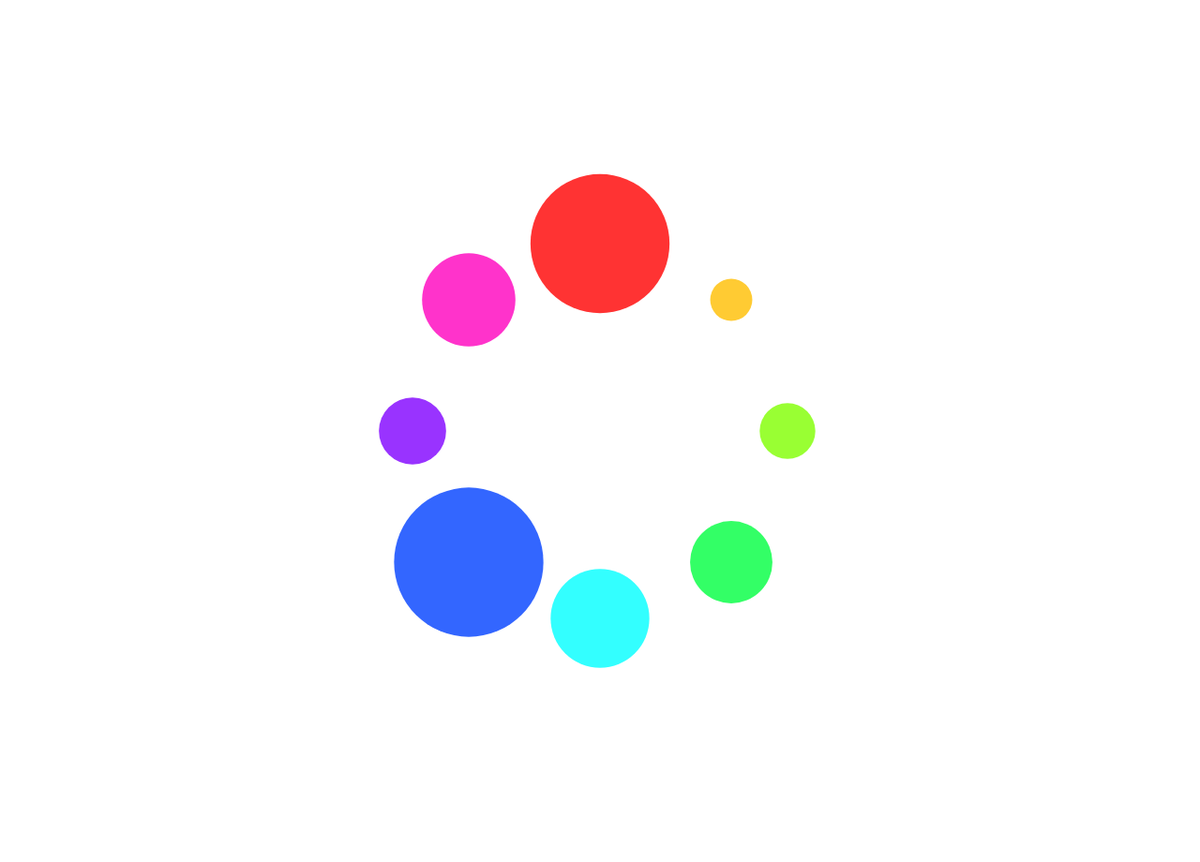
Frame 1 (no input)
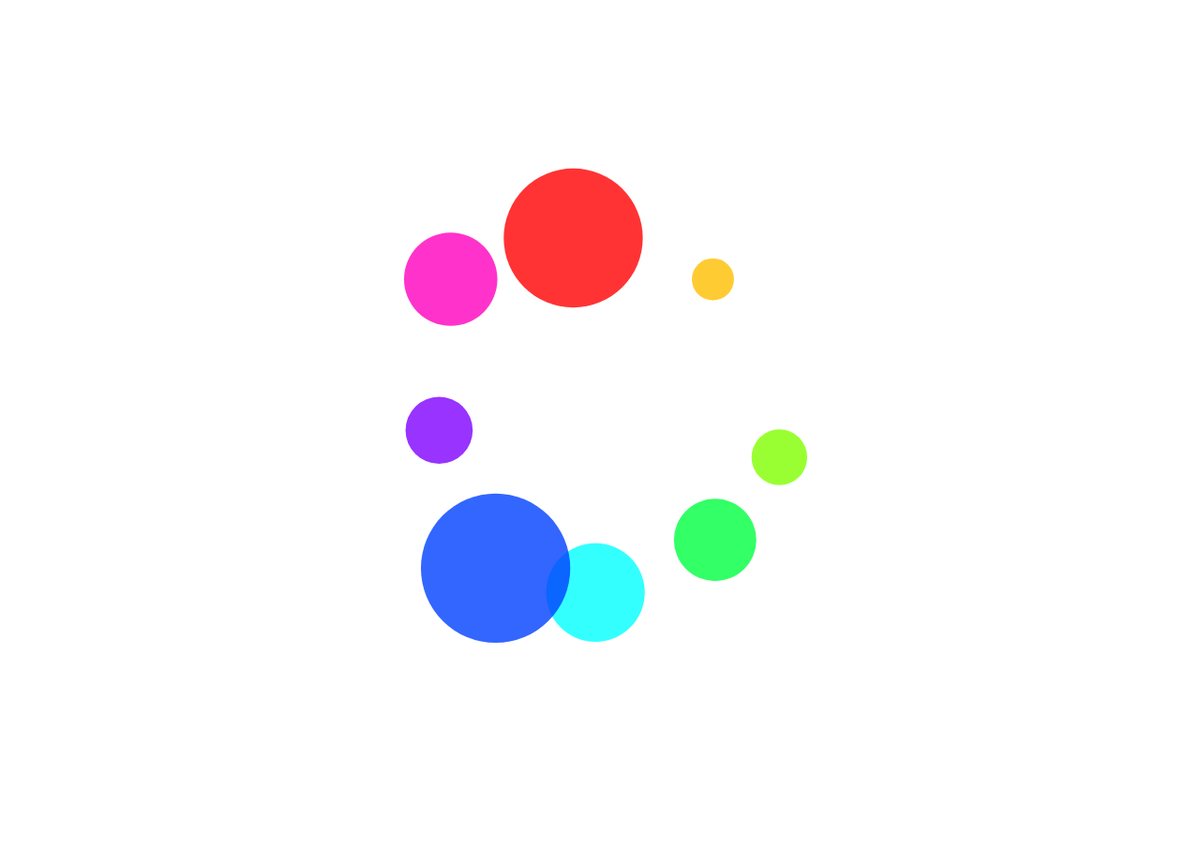
Frame 60 (no input)
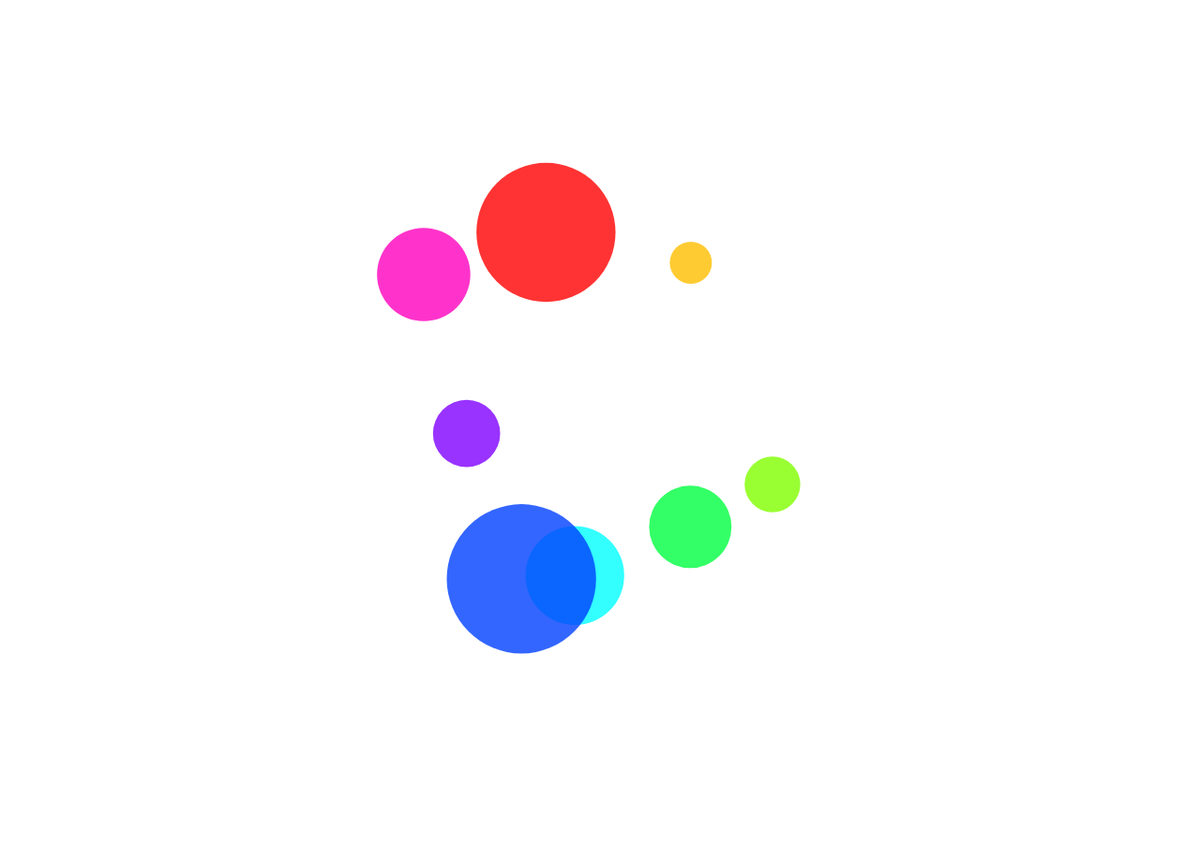
Frame 120 (the mouse pressed at the canvas centre since frame 60)

The p5.js sketch that drew these frames (run headless with seeded random() and noise() and a simulated clock; from frame 60 on, the mouse is pressed at the canvas centre):

// p5.js sketch
// ── sketch.js
var cnv;

var circles = [];
var number = 8;

var animations = [];

var posX = [640, 780, 840, 780, 640, 500, 440, 500];
var posY = [260, 320, 460, 600, 660, 600, 460, 320];

const MAXTIMER = 300;
var timer = 0;

function setup() {
  cnv = createCanvas(1280, 920);
  centerCanvas();

  colorMode(HSB)
  for (let i = 0; i < number; i++){
    circles[i] = new Circle(posX[i], posY[i], color(i*45,100,100,0.8), 100 + getRandom(60), getRandom(180));
  }

  noStroke();
}

function draw() {
  clear();
  
  for (item of circles) {
    item.show();
    item.move();
    item.walls();
  }

  for (let i = 0; i < animations.length; i++) {
    if (animations[i].update()) {
      animations.splice(i, 1);
      i--;
    }
  }

  if (timer > 0) {
    timer -= deltaTime;
  }
}

function centerCanvas() {
  var x = (windowWidth - width) / 2;
  var y = (windowHeight - height) / 2;
  cnv.position(x, y);
}

function windowResized() {
  centerCanvas();
}

class Circle{

  constructor(x, y, col, size = 150, dir = 45) {
    this.x = x;
    this.y = y;
    this.col = col;
    this.size = size;
    this.dir = dir;
  }

  speed = 0.5;
  range = 5;

  show() {
    fill(this.col);
    circle(this.x, this.y, this.size);
    noFill();
  }

  move() {
    this.dir = this.dir + getRandom(this.range);
    if (this.dir > 180)
      this.dir -= 360;
    if (this.dir < -180)
      this.dir += 360;
    this.x += this.speed * Math.cos(this.dir * Math.PI / 180)
    this.y += this.speed * Math.sin(this.dir * Math.PI / 180)
  }

  walls() {
    if (this.x >= (1280 - this.size/3) && this.dir >= -90 && this.dir <= 90) {
      this.dir = flip(this.dir, 0)
    }
    else if (this.x <= this.size/3 && (this.dir > 90 || this.dir < -90)) {
      this.dir = flip(this.dir, 0)
    }

    if (this.y >= (720 - this.size/3) && this.dir > 0) {
      this.dir = flip(this.dir, 1)
    }
    else if (this.y <= this.size/3 && this.dir < 0) {
      this.dir = flip(this.dir, 1)
    }
  }

  click() {
    let d = dist(this.x, this.y, mouseX, mouseY);
    console.log("click")

    if (d < this.size/2) {
      this.grow()
      timer = 300;
    }
  }

  grow() {
    let item = circles[Math.floor(Math.random() * circles.length)]
    if (item.size > 20) {
      animations.push(new LerpAnimation(item, this, 300))
    }
    console.log("grow")
  }
}

function getRandom(range) {
  return Math.random() * (range * 2) - range;
}

function flip(angle, axis) {
  if (axis == 0) {
    angle = 180 - angle;
  }
  else {
    angle = -angle;
  }

  return angle;
}

function mouseClicked() {
  if (timer <= 0) {
    for (item of circles) { 
      item.click();
    }
  }
}

class LerpAnimation {
  constructor(item1, item2, duration) {
    this.item1 = item1;
    this.item2 = item2;
    this.start = millis();
    this.duration = duration;

    this.from1 = item1.size;
    this.from2 = item2.size;
    this.increment = 20;
  }

  update() {
    let t = (millis() - this.start) / this.duration;
    
    this.item1.size = lerp(this.from1, this.from1 - this.increment, t);
    this.item2.size = lerp(this.from2, this.from2 + this.increment, t);

    return ((millis() - this.start) > this.duration);
  }
}
// ── style.css
html, body {
  margin: 0;
  padding: 0;

  background-color: #BEA6A1;
}

canvas {
  display: block;
}
